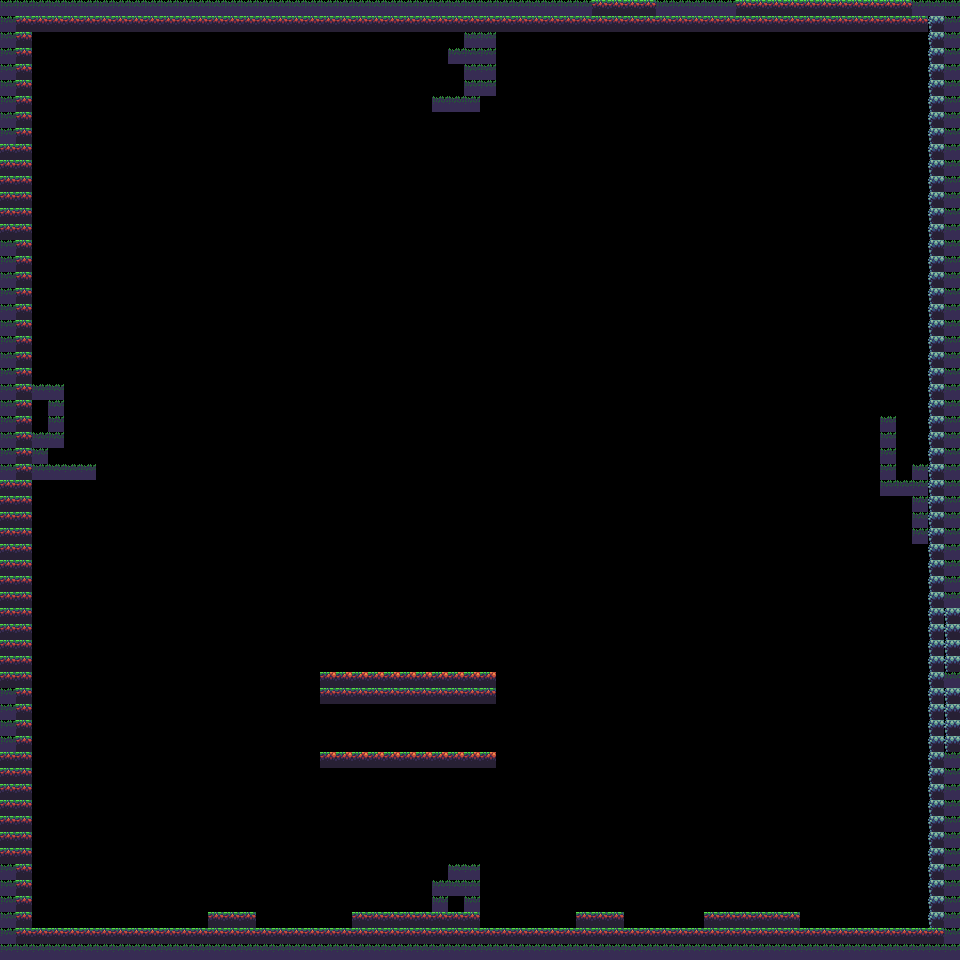

A 2D game scene composited from a Tiled map and its tileset images. What follows is a short description and the map's XML, with each tile layer's data collapsed to a summary:
An orthogonal 60x60 tile map with 16x16 px tiles, 3 tile layers (Filling layer, Tile Layer 3, Main layer) and 1 object (GXPEngine.Box).

<map version="1.8" tiledversion="1.8.4" orientation="orthogonal" renderorder="right-down" width="60" height="60" tilewidth="16" tileheight="16" infinite="0" nextlayerid="5" nextobjectid="4">
 <tileset firstgid="1" name="sheet" tilewidth="16" tileheight="16" tilecount="136" columns="17">
  <image source="TileSets/sheet.png" width="272" height="128" />
 </tileset>
 <layer id="1" name="Filling layer" width="60" height="60" locked="1">
  <data>[3600 cells, 11 non-empty, 1 distinct tile ids]</data>
 </layer>
 <layer id="4" name="Tile Layer 3" width="60" height="60">
  <data>[3600 cells, 0 non-empty, 0 distinct tile ids]</data>
 </layer>
 <layer id="2" name="Main layer" width="60" height="60">
  <data>[3600 cells, 547 non-empty, 4 distinct tile ids]</data>
 </layer>
 <objectgroup id="3" name="Object test layer">
  <object id="3" type="GXPEngine.Box" x="396.5" y="409" width="16" height="16" />
 </objectgroup>
</map>
